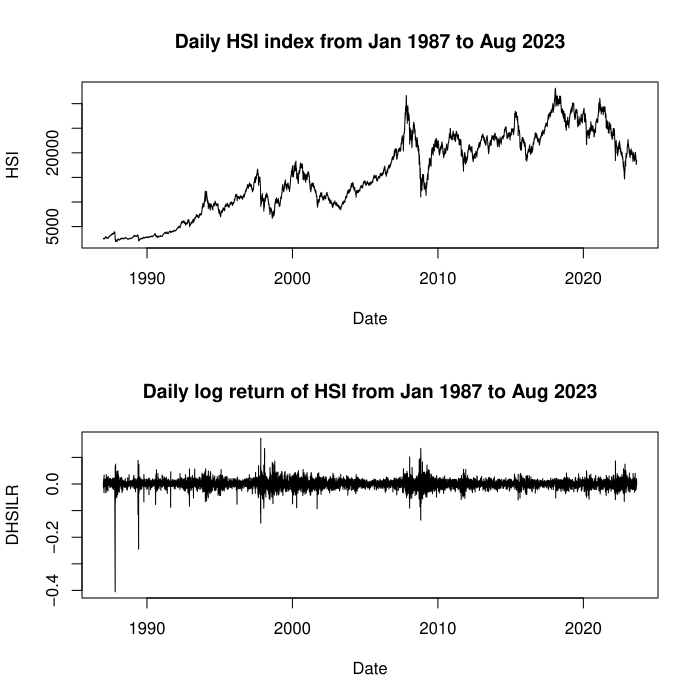

Generate this figure with R:
# set working directory
dir <- "D:/workspace/FINA5250/Assignment1"
setwd(dir)
# load data
DHSI <- read.table("DHSI.csv", header = TRUE, sep = ",")
# extract date
HSI_date <- strptime(DHSI$Date, format = "%Y/%m/%d")
# extract daily close price
HSI <- DHSI$Close
# compute log returns
DHSILR <- diff(log(HSI))

# create output file
title <- "Assg1"
author <- "LIU_Weiyang"

pdf(paste(title, "_output_", author, ".pdf", sep = ""))

# draw time series plots of the index “HSI” and the log returns “DHSILR”
par(mfrow = c(2, 1))
plot(HSI_date, HSI, type = "l", xlab = "Date",
     main = "Daily HSI index from Jan 1987 to Aug 2023")
# drop 1st element
plot(HSI_date[-1], DHSILR, type = "l", xlab = "Date",
     main = "Daily log return of HSI from Jan 1987 to Aug 2023")

# draw histograms of DHSILR with bin sizes = 20, 50, 500 and 5000
par(mfrow = c(2, 2))
hist(DHSILR, breaks = 20, freq = FALSE, col = NULL,
     main = "Histogram of DSPLR, #bins = 20")
hist(DHSILR, breaks = 100, freq = FALSE, col = NULL,
     main = "Histogram of DSPLR, #bins = 100")
hist(DHSILR, breaks = 500, freq = FALSE, col = NULL,
     main = "Histogram of DSPLR, #bins = 500")
hist(DHSILR, breaks = 5000, freq = FALSE, col = NULL,
     main = "Histogram of DSPLR, #bins = 5000")

# draw histogram of DHSILR with bin size = 100
par(mfrow = c(1, 1))
hist(DHSILR, breaks = 100, freq = FALSE, col = NULL,
     main = "Histogram of DHSILR vs Fitted Normal Density")
# superimpose the fitted normal density curve
curve(dnorm(x, mean = mean(DHSILR), sd = sd(DHSILR)), col = "red", add = TRUE)

# close output file
dev.off()

# save as txt
src_filename <- utils::getSrcFilename(function() {})
out_filename <- paste(title, "_code_", author, ".txt", sep = "")
file.copy(src_filename, out_filename)
